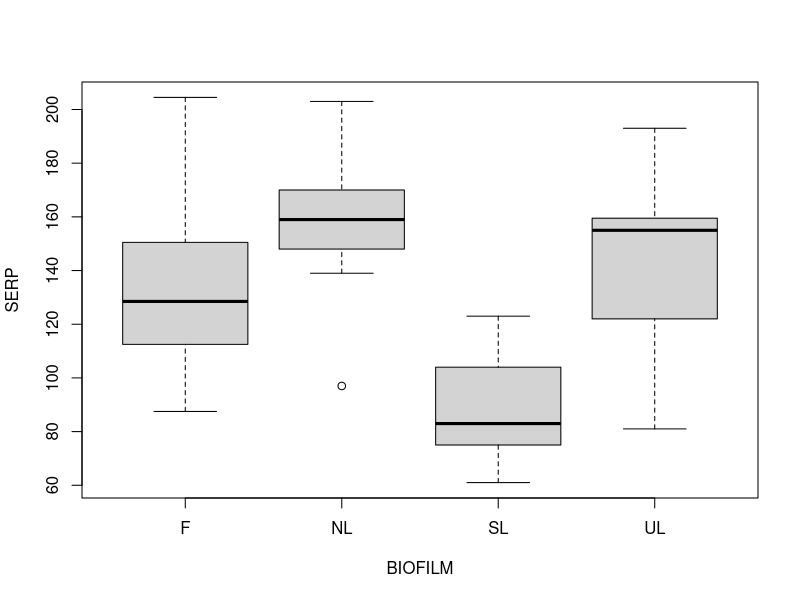
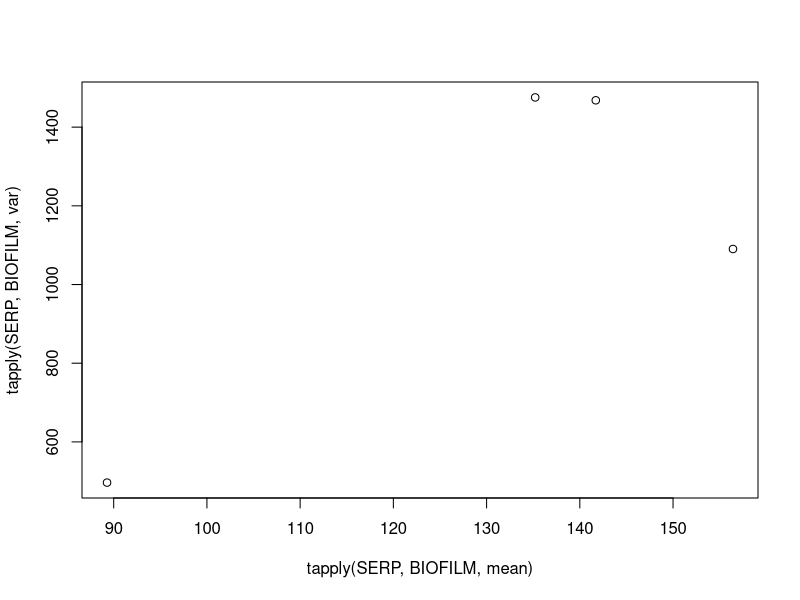
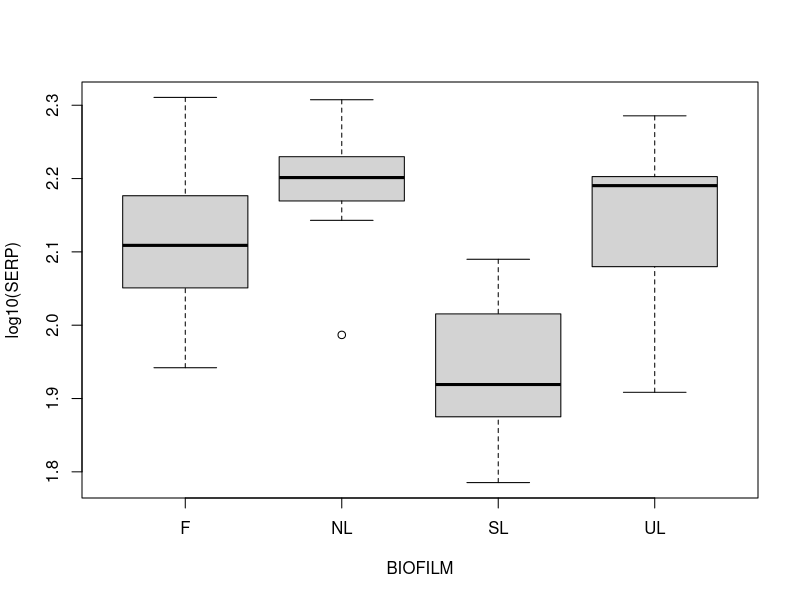
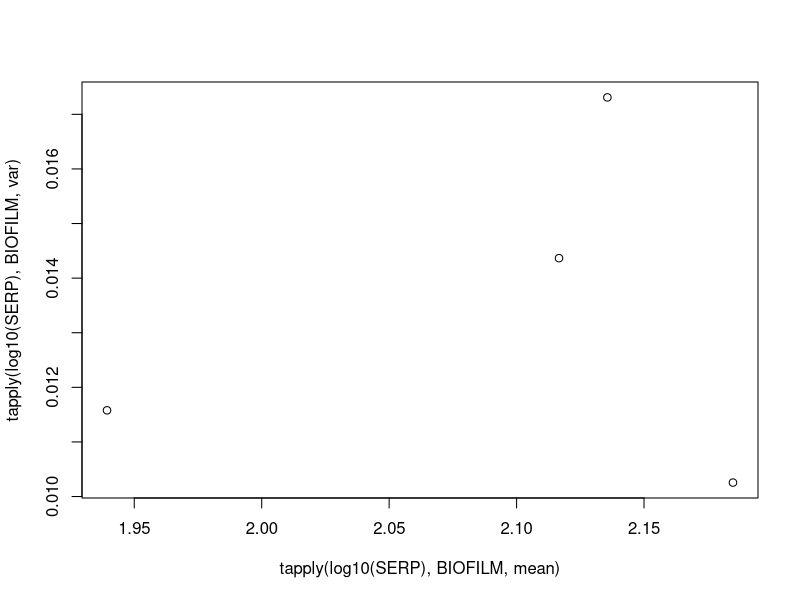

These charts were generated, in order, by the following R code: (Note: this script raises an error after producing the figures.)
###################################################
### chunk number 1: pg 268
###################################################
keough <- read.table('keough.csv', header=T, sep=',')


###################################################
### chunk number 2: pg 269
###################################################
boxplot(SERP~BIOFILM, data=keough)


###################################################
### chunk number 3: pg 269
###################################################
with(keough, plot(tapply(SERP, BIOFILM, mean), tapply(SERP, BIOFILM, var)))


###################################################
### chunk number 4: pg 269
###################################################
boxplot(log10(SERP)~BIOFILM, data=keough)


###################################################
### chunk number 5: pg 269
###################################################
with(keough, plot(tapply(log10(SERP), BIOFILM, mean), tapply(log10(SERP), BIOFILM, var)))


###################################################
### chunk number 6: pg 270
###################################################
contrasts(keough$BIOFILM) <- cbind(c(0,1,0,-1), c(2,-1,0,-1), c(-1,-1,3,-1))


###################################################
### chunk number 7: pg 270
###################################################
round(crossprod(contrasts(keough$BIOFILM)),2)


###################################################
### chunk number 8: pg 270
###################################################
keough.list <- list(BIOFILM=list("NL vs UL"=1, "F vs (NL&UL)"=2, "SL vs (F&NL&UL)"=3))


###################################################
### chunk number 9: pg 270
###################################################
keough.aov <- aov(log10(SERP)~BIOFILM, data=keough)


###################################################
### chunk number 10: pg 270
###################################################
plot(keough.aov)


###################################################
### chunk number 11: pg 271
###################################################
summary(keough.aov, split=keough.list)


###################################################
### chunk number 12: pg 271
###################################################
means <- with(keough, tapply(SERP, BIOFILM, mean, na.rm =T))
sds <- with(keough, tapply(SERP, BIOFILM, sd, na.rm =T))
n <- with(keough, tapply(SERP, BIOFILM, length))
ses <- sds/sqrt(n)
ys <- pretty(c(means - ses, means + (2 * ses)))
xs<-barplot(means, beside=T, axes=F, ann=F, ylim = c(min(ys), max(ys)), xpd=F)
arrows(xs, means+ses, xs, means-ses, ang=90, length=0.1, code=3)
axis(2, las = 1)
mtext(2, text = "Mean number of serpulids", line = 3, cex = 1.5)
mtext(1, text = "Biofilm treatment", line = 3, cex = 1.5)
box(bty="l")
